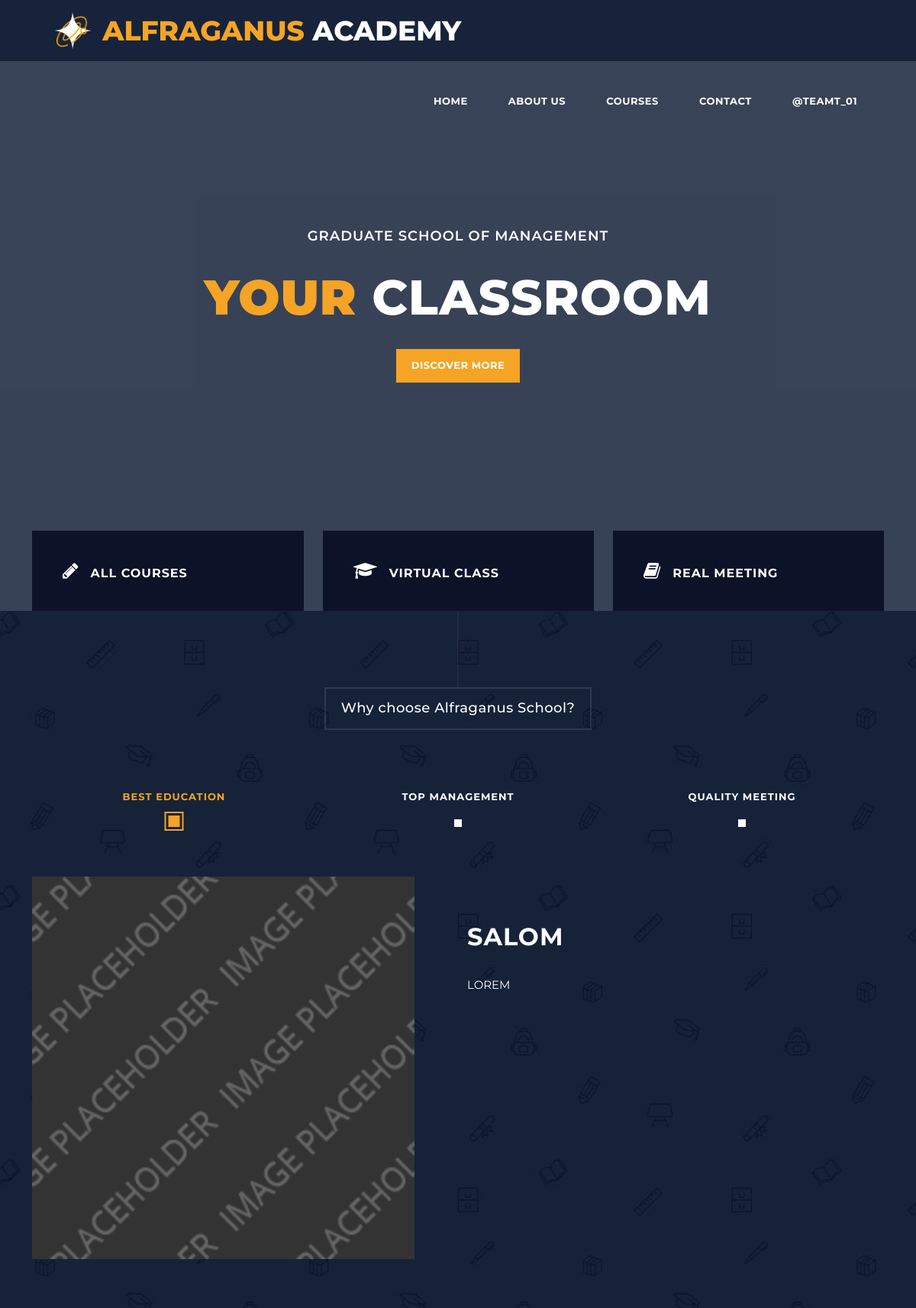
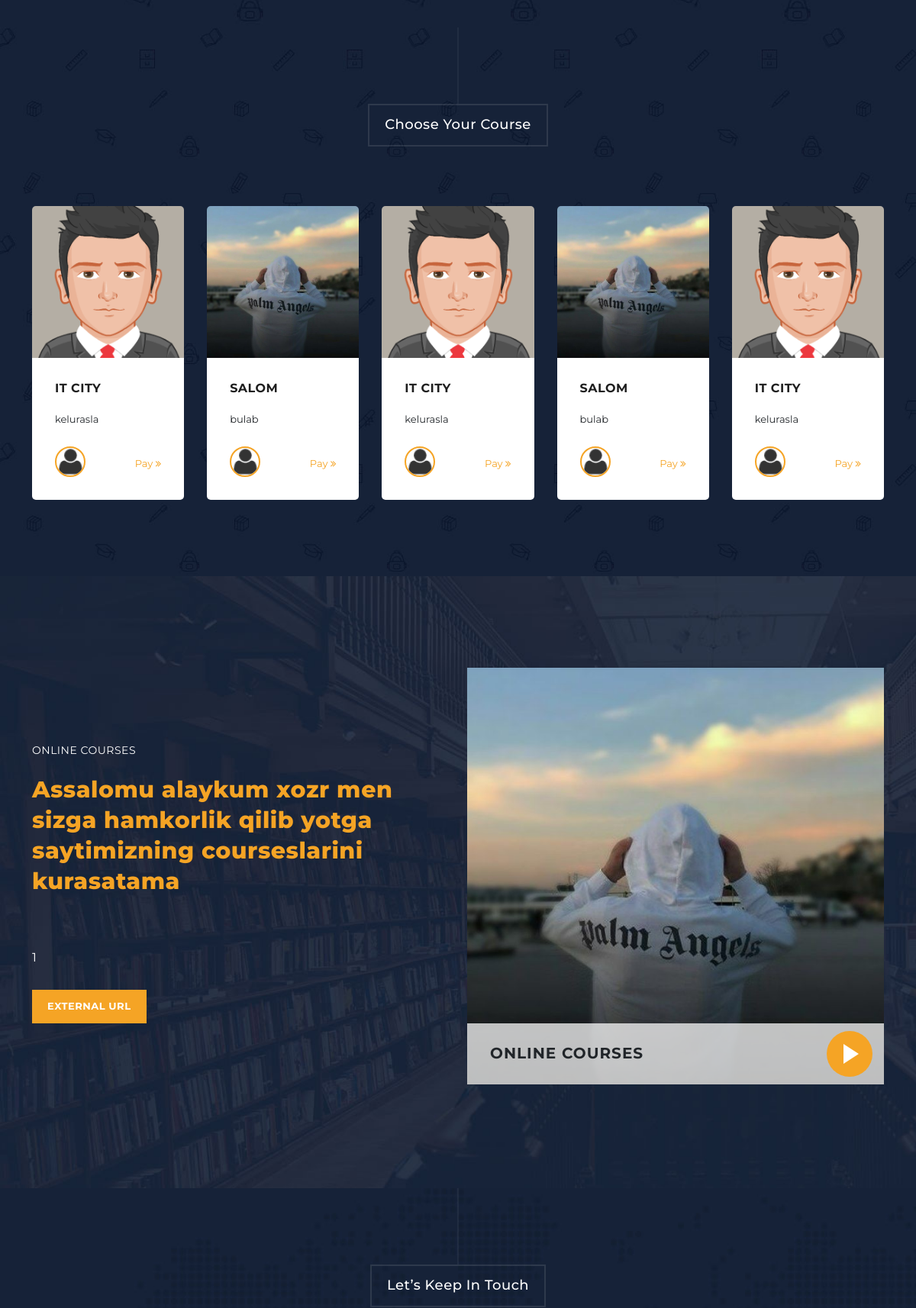
The page / (upper part) on the database its author committed (2 pictures, top to bottom).
### app/models.py (models this page shows)
class Best(models.Model):
    name = models.CharField(max_length=50)
    text = models.TextField()
    img = models.ImageField(upload_to='images/')

class Course(models.Model):
    img = models.ImageField(upload_to='images/')
    course_name = models.CharField(max_length=50)
    info = models.TextField()
    teachers_icon = models.ImageField(upload_to='images/')

class Text_to_Youtube(models.Model):
    name = models.CharField(max_length=250)
    text_wrap = models.TextField()
    text = models.TextField()
    url = models.URLField()
    img = models.ImageField(upload_to='images/')

### settings/views.py (the view, shortened to what this page needs)
# urls.py: path('', index , name = 'index'),
def index(request):
    best = Best.objects.all()
    top = Top.objects.all()
    qualite = Quality.objects.all()
    course = Course.objects.all()
    yt = Text_to_Youtube.objects.all()
    ctx = {
        'best':best,
        'top':top,
        'qualite':qualite,
        'yt':yt,
        'course':course
    }
    return render(request,'index.html',ctx)

### template/index.html (shortened to what this page needs)
{% load static %}
<!DOCTYPE html>
<html lang="en">
  <head>
<link href="https://cdn.jsdelivr.net/npm/bootstrap@5.0.2/dist/css/bootstrap.min.css" rel="stylesheet">
    <link rel="stylesheet" href="{% static '/css/fontawesome.css' %}">
    <link rel="stylesheet" href="{% static 'css/templatemo-grad-school.css' %}">
    <link rel="stylesheet" href="{% static 'css/owl.css' %}">
    <link rel="stylesheet" href="{% static 'css/lightbox.css' %}">
  </head>
<body>
  <header class="main-header clearfix" role="header">
    <div class="logo">
      <img style="width: 70px; height: 70px; margin-bottom: 17px;" src="{% static '/images/oq.png' %}" alt="">
      <a href="#"><em>Alfraganus</em> Academy</a>
    </div>
    <nav id="menu" class="main-nav" role="navigation">
      <ul class="main-menu">
        <li><a href="#section1">Home</a></li>
        <li><a href="#section2">About Us</a></li>
        <li><a href="#section4">Courses</a></li>
        <li><a href="#section6">Contact</a></li>
        <li><a href="https://t.me/TeamT_01" class="external">@TeamT_01</a></li>
      </ul>
    </nav>
  </header>
  <section class="section main-banner" id="top" data-section="section1">
      <video autoplay muted loop id="bg-video">
          <source src="{% static '/images/course-video.mp4' %}" type="video/mp4" />
      </video>
      <div class="video-overlay header-text">
          <div class="caption">
              <h6>Graduate School of Management</h6>
              <h2><em>Your</em> Classroom</h2>
              <div class="main-button">
                  <div class="scroll-to-section"><a href="#section2">Discover more</a></div>
              </div>
          </div>
      </div>
  </section>
  <section class="features">
    <div class="container">
      <div class="row">
        <div class="col-lg-4 col-12">
          <div class="features-post">
            <div class="features-content">
              <div class="content-show">
                <h4><i class="fa fa-pencil"></i>All Courses</h4>
              </div>
            </div>
          </div>
        </div>
        <div class="col-lg-4 col-12">
          <div class="features-post second-features">
            <div class="features-content">
              <div class="content-show">
                <h4><i class="fa fa-graduation-cap"></i>Virtual Class</h4>
              </div>
            </div>
          </div>
        </div>
        <div class="col-lg-4 col-12">
          <div class="features-post third-features">
            <div class="features-content">
              <div class="content-show">
                <h4><i class="fa fa-book"></i>Real Meeting</h4>
              </div>
            </div>
          </div>
        </div>
      </div>
    </div>
  </section>
  <section class="section why-us" data-section="section2">
    <div class="container">
      <div class="row">
        <div class="col-md-12">
          <div class="section-heading">
            <h2>Why choose Alfraganus School?</h2>
          </div>
        </div>
        <div class="col-md-12">
          <div id='tabs'>
            <ul>
              <li><a href='#tabs-1'>Best Education</a></li>
              <li><a href='#tabs-2'>Top Management</a></li>
              <li><a href='#tabs-3'>Quality Meeting</a></li>
            </ul>
            <section class='tabs-content'>
              {% for i in best %}
              <article id='tabs-1'>
                <div class="row">
                  <div class="col-md-6">
                    <img src="{{ i.img.url }}" alt="">
                  </div>
                  <div class="col-md-6">
                    <h4>{{i.name}}</h4>
                    <p>{{ i.text }}</p>
                  </div>
                </div>
              </article>
              {% endfor %}
            </section>
          </div>
        </div>
      </div>
    </div>
  </section>
  <section class="section courses" data-section="section4">
    <div class="container-fluid">
      <div class="row">
        <div class="col-md-12">
          <div class="section-heading">
            <h2>Choose Your Course</h2>
          </div>
        </div>
        <div class="owl-carousel owl-theme">
          {% for i in course %}
          <div class="item">
            <img src="{{ i.img.url }}" alt="Course #1">
            <div class="down-content">
              <h4>{{ i.course_name}}</h4>
              <p>{{ i.info }}</p>
              <div class="author-image">
                <img src="{{ i.teachers_icon.url}}" alt="Author 1">
              </div>
              <div class="text-button-pay">
                <a href="#">Pay <i class="fa fa-angle-double-right"></i></a>
              </div>
            </div>
          </div>
          {% endfor %}
        </div>
      </div>
    </div>
  </section>
{% for i in yt %}
  <section class="section video" data-section="section5">
    <div class="container">
      <div class="row">
        <div class="col-md-6 align-self-center">
          <div class="left-content">
            <span>{{ i.name }}</span>
            <h4><em>{{ i.text_wrap }}</em></h4>
            <br><br>{{i.text}}</p>
            <div class="main-button"><a rel="nofollow" href="{{ i.url }}" target="_parent">External URL</a></div>
          </div>
        </div>
        <div class="col-md-6">
          <article class="video-item">
            <div class="video-caption">
              <h4>{{i.name}}</h4>
            </div>
            <figure>
              <a href="{{i.url}}" class="play"><img src="{{i.img.url}}"></a>
            </figure>
          </article>
        </div>
      </div>
    </div>
  </section>
{%endfor%}
  <section class="section contact" data-section="section6">
    <div class="container">
      <div class="row">
        <div class="col-md-12">
          <div class="section-heading">
            <h2>Let’s Keep In Touch</h2>
          </div>
        </div>
      </div>
    </div>
  </section>
</body>
</html>

### rows shown on the page
Best: img (picture), name "SALOM", text "LOREM"
Course: img (picture), course_name "IT CITY", info "kelurasla", teachers_icon (placeholder picture)
Course: img (picture), course_name "SALOM", info "bulab", teachers_icon (picture)
Text_to_Youtube: name "ONLINE COURSES", text_wrap "Assalomu alaykum xozr men sizga hamkorlik qilib yotga saytimizning courseslarini kurasatama", text "1", img (picture)
